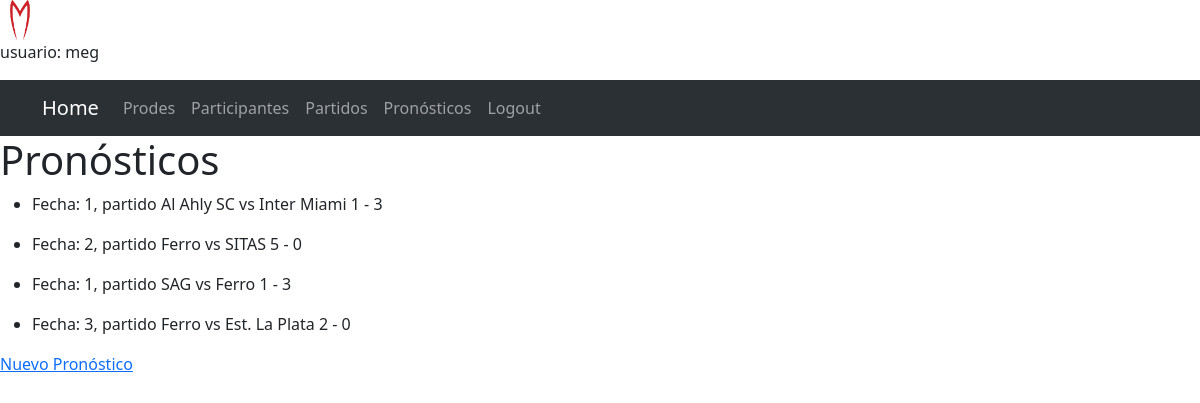
The page /pronosticos/ (signed in) on the database its author committed.
### base/models.py (models this page shows, shortened)
class Pronostico(models.Model):
    partido = models.ForeignKey('partidosPorProde', on_delete=models.CASCADE, null=True)
    participante = models.ForeignKey('participante', on_delete=models.CASCADE, null=True)
    resultadoEquipo1 = models.SmallIntegerField(null=True)
    resultadoEquipo2 = models.SmallIntegerField(null=True)
    resultadoAdicEquipo1 = models.SmallIntegerField(blank=True, null=True)
    resultadoAdicEquipo2 = models.SmallIntegerField(blank=True, null=True)

class PartidosPorProde(models.Model):
    partido = models.ForeignKey("partido", on_delete=models.CASCADE, null=True)
    fechaProde = models.ForeignKey('FechaProde',on_delete=models.CASCADE,blank=True,null=True)
    def __str__(self):
         return("Fecha: " + str(self.fechaProde.nro) + ", partido " + self.partido.equipo1.equipo.nombre + " vs " + self.partido.equipo2.equipo.nombre)

class FechaProde(models.Model):
    nro = models.IntegerField()
    apertura = models.DateField(blank=True)
    cierre = models.DateField(blank=True, null= True)
    concurso = models.ForeignKey("Concurso", on_delete=models.CASCADE, null=True)
    partidos =  models.ManyToManyField('Partido',through='PartidosPorProde')

class Partido(models.Model):
    fecha = models.DateField()
    hora = models.TimeField(blank=True, null=True)
    finalizado = models.BooleanField(default=False)
    estadio = models.CharField(max_length=100, blank=True, null=True)
    equipo1 = models.ForeignKey('EquipoPorFaseTorneo', related_name = 'equipo1', on_delete=models.CASCADE, null=False, unique=False)
    equipo2 = models.ForeignKey('EquipoPorFaseTorneo', related_name = 'equipo2', on_delete=models.CASCADE, null=False, unique=False)
    resultadoEquipo1 = models.SmallIntegerField(blank=True, null=True)
    resultadoEquipo2 = models.SmallIntegerField(blank=True, null=True)
    resultadoAdicEquipo1 = models.SmallIntegerField(blank=True, null=True)
    resultadoAdicEquipo2 = models.SmallIntegerField(blank=True, null=True)

class EquipoPorFaseTorneo(models.Model):
    faseTorneo = models.ForeignKey("FaseTorneo", on_delete=models.CASCADE, null=False, unique=False)
    equipo = models.ForeignKey("Equipo", on_delete=models.CASCADE, null=False, unique=False)
    categoria = models.ForeignKey("CategoriaEquipo", on_delete=models.CASCADE, null=False, unique=False)
    grupo = models.ForeignKey("Grupo", on_delete=models.CASCADE, null=False, unique=False)

class Equipo(models.Model):
    nombre = models.CharField(max_length=200, default="Ingrese el nombre")

### prode/views.py (the view)
# urls.py: path('pronosticos/', views.pronosticos, name='pronosticos'),
@login_required
def pronosticos(request):
    usuario = Usuario.objects.get(nombre=request.user)
    participantesporusuario_queryset = UsuariosPorParticipante.objects.filter(usuario=usuario)
    participantes_queryset = Participante.objects.filter(
        id__in = participantesporusuario_queryset.values_list('participante')
    )
    pronosticos = Pronostico.objects.filter(
        id__in = participantes_queryset.values_list('id')
    )
    pronosticos = Pronostico.objects.all()
    return render(request, 'pronosticos.html', {
        "pronosticos":pronosticos})

### prode/templates/pronosticos.html
{% extends 'base.html' %}
{% block content %}
<h1>Pronósticos</h1>
{% for pronostico in pronosticos %}
<ul class="ficha">
    <li>
        <p> {{pronostico.partido}} {{ pronostico.resultadoEquipo1 }} - {{ pronostico.resultadoEquipo2 }} </p>
    </li>
</ul>
{% endfor %}
<p>
    <a href="{% url 'nuevo_pronostico' %}">Nuevo Pronóstico</a>
</p>
{% endblock %}

### prode/templates/base.html (shortened to what this page needs)
{% load static %}
<!DOCTYPE html>
<html lang="en">
<head>
    <link rel="stylesheet" href="https://cdn.jsdelivr.net/npm/bootstrap@5.3.5/dist/css/bootstrap.min.css">
</head>
<body>
    <img src="{% static 'speed_racer_mach_5_logo.png' %}" alt="Logo" width="40">
    {% if user.is_authenticated %}
        <p>usuario: {{request.user}}</p>
    {% endif %}
    <nav class="navbar navbar-expand-lg bg-body-tertiary" data-bs-theme="dark">
        <div class="container">
          <a class="navbar-brand" href="/">Home</a>
          <div class="collapse navbar-collapse" id="navbarSupportedContent">
            <ul class="navbar-nav me-auto mb-2 mb-lg-0">
                {% if not user.is_authenticated %}
                <li class="nav-item">
                    <a class="nav-link" href="/signup">Signup</a>
                </li>
                <li class="nav-item">
                    <a class="nav-link" href="{% url 'login' %}">Login</a>
                </li>
                {% else %}
                    <li class="nav-item">
                        <a class="nav-link" href="{% url 'prodes' %}">Prodes</a>
                    </li>
                    <li class="nav-item">
                        <a class="nav-link" href="{% url 'participantes' %}">Participantes</a>
                    </li>
                    <li class="nav-item">
                        <a class="nav-link" href="{% url 'partidos' %}">Partidos</a>
                    </li>
                    <li class="nav-item">
                        <a class="nav-link" href="{% url 'pronosticos' %}">Pronósticos</a>
                    </li>
                    <li class="nav-item">
                        <a class="nav-link" href="{% url 'logout' %}">Logout</a>
                    </li>
                {% endif %}
              </div>
        </div>
      </nav>
<main>
    {% block content %}
    {% endblock %}
</main>
</body>
</html>

### rows shown on the page
Pronostico: partido "Fecha: 1, partido Al Ahly SC vs Inter Miami", resultadoEquipo1 "1", resultadoEquipo2 "3"
Pronostico: partido "Fecha: 2, partido Ferro vs SITAS", resultadoEquipo1 "5", resultadoEquipo2 "0"
Pronostico: partido "Fecha: 1, partido SAG vs Ferro", resultadoEquipo1 "1", resultadoEquipo2 "3"
Pronostico: partido "Fecha: 3, partido Ferro vs Est. La Plata", resultadoEquipo1 "2", resultadoEquipo2 "0"

### other values the page prints
{{ request.user }} "meg"
